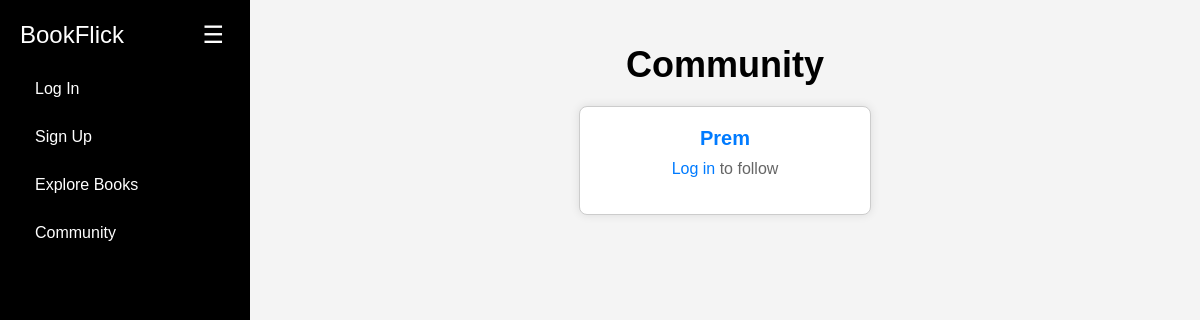
Before: /community/ with the older database file.
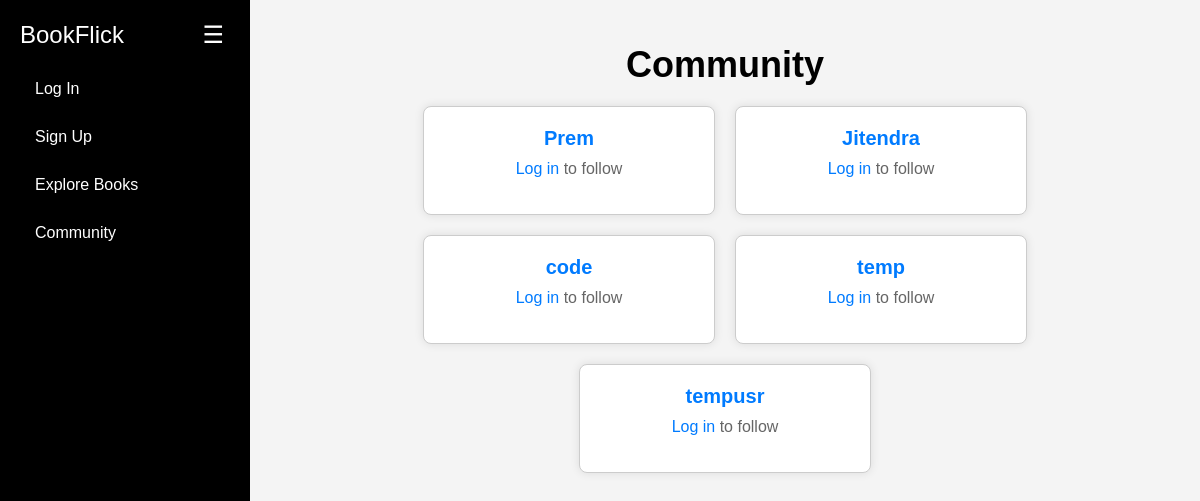
After: the same page with the newer database file.
### app/models.py (models this page shows, shortened)
class User(models.Model):
    user = models.OneToOneField(settings.AUTH_USER_MODEL, on_delete=models.CASCADE)
    favorite_books = models.ManyToManyField(Book, related_name='favorited_by')
    recent_reads = models.ManyToManyField(Book, related_name='readed_recent_by')
    followers = models.ManyToManyField('self', symmetrical=False, related_name='following')

### app/views.py (the view)
# urls.py: path('community/', CommunityView.as_view(), name='community'),
class CommunityView(ListView):
    model = User
    template_name = 'community.html'
    context_object_name = 'users'

### app/templates/community.html (shortened to what this page needs)
{% extends "base.html" %}
{% block content %}
{% if request.path == '/community/' %}
  <h1 class="community-heading">Community</h1>
  {% else %}
  <h1 class="community-heading">Your Friends</h1>
  {% endif %}
  <div class="card-container">
    {% for user in users %}
      <div class="user-card">
        <a href="{% url 'user_profile' user.user.username %}" class="user-link">{{ user.user.username }}</a>
        {% if request.user != user %}
          {% if request.user.is_authenticated %}
            {% if is_following %}
              <form action="{% url 'unfollow_user' user.user.username %}" method="post" class="unfollow-form">
                {% csrf_token %}
                <button type="submit" class="unfollow-button">Unfollow</button>
              </form>
            {% else %}
                <a class="follow-button" href="{% url 'user_profile' user.user.username %}" style="text-decoration: none;">View</a>
            {% endif %}
          {% else %}
            <p class="login-prompt"><a href="{% url 'login' %}" class="login-link">Log in</a> to follow</p>
          {% endif %}
        {% endif %}
      </div>
    {% empty %}
      <div class="no-users">No users found.</div>
    {% endfor %}
  </div>
{% endblock %}

### app/templates/base.html (shortened to what this page needs)
{% load static %}
<!DOCTYPE html>
<html lang="en">
<head>
    <link rel="stylesheet" href="{% static 'styles.css' %}">
    <link href="https://cdn.jsdelivr.net/npm/select2@4.1.0-rc.0/dist/css/select2.min.css" rel="stylesheet" />
</head>
<body>
    <div class="sidebar" id="sidebar">
        <div class="sidebar-header">
            <a href="{% url 'home' %}" class="brand">BookFlick</a>
            <button class="hamburger" id="hamburger">☰</button>
        </div>
        <ul class="nav-links">
            {% if user.is_authenticated %}
            <li><a href="{% url 'home' %}">Hello, {{ user.username }}</a></li>
            <li><a href="{% url 'friends' user.username %}">Your Friends</a></li>
            <li><form action="{% url 'logout' %}" method="post">
                {% csrf_token %}
                <button class="review-button" type="submit">Log Out</button>
            </form></li>
            {% if request.path == '/' %}
            <h3>Favorite Books</h3>
            <form method="post" class="update-form" action="{% url 'home' %}">
                {% csrf_token %}
                {{ favorite_books_form.as_p }}
                <button type="submit" name="favorite_books_form">Update</button>
            </form>
            <h3>Recent Reads</h3>
            <form method="post" class="update-form" action="{% url 'home' %}">
                {% csrf_token %}
                {{ recent_reads_form.as_p }}
                <button type="submit" name="recent_reads_form">Update</button>
            </form>
            {% endif %}
            {% else %}
            <li><a href="{% url 'login' %}">Log In</a></li>
            <li><a href="{% url 'signup' %}">Sign Up</a></li>
            {% endif %}
            <li><a href="{% url 'explore_books' %}">Explore Books</a></li>
            <li><a href="{% url 'community' %}">Community</a></li>
        </ul>
    </div>
    <div class="content" id="content">
        {% block content %}{% endblock %}
    </div>
</body>
</html>

### app/static/styles.css (style rules this page uses)
body { font-family: Arial, sans-serif; background-color: #f4f4f4; margin: 0; padding: 0; display: flex; }
.sidebar { width: 250px; height: 100vh; background: #000; color: white; padding: 20px; box-sizing: border-box; position: fixed; transition: width 0.3s ease; overflow: auto; }
.sidebar .sidebar-header { display: flex; justify-content: space-between; align-items: center; }
.sidebar .brand { font-size: 24px; color: white; text-decoration: none; white-space: nowrap; overflow: hidden; text-overflow: ellipsis; }
.sidebar .nav-links { list-style: none; padding: 0; margin: 20px 0 0 0; }
.sidebar .nav-links li { margin-bottom: 10px; }
.sidebar .nav-links a { color: white; text-decoration: none; padding: 10px 15px; display: block; border-radius: 5px; transition: background-color 0.3s ease; white-space: nowrap; overflow: hidden; text-overflow: ellipsis; }
.hamburger { background: none; border: none; color: white; font-size: 24px; cursor: pointer; }
.content { margin-left: 250px; padding: 20px; flex: 1; transition: margin-left 0.3s ease; }
.community-heading { font-size: 36px; margin-bottom: 20px; text-align: center; }
.card-container { display: flex; flex-wrap: wrap; gap: 20px; justify-content: center; }
.user-card { background-color: #ffffff; padding: 20px; border: 1px solid #cccccc; border-radius: 8px; width: 250px; text-align: center; box-shadow: 0 0 10px rgba(0, 0, 0, 0.1); }
.user-link { font-size: 20px; font-weight: bold; color: #007BFF; text-decoration: none; display: block; margin-bottom: 10px; }
.login-prompt { margin-top: 10px; color: #666; }
.login-link { color: #007BFF; text-decoration: none; }
.login-link { color: #007BFF; }

Changed rows visible on the page:
added User: user.username "Jitendra"
added User: user.username "code"
added User: user.username "temp"
added User: user.username "tempusr"
